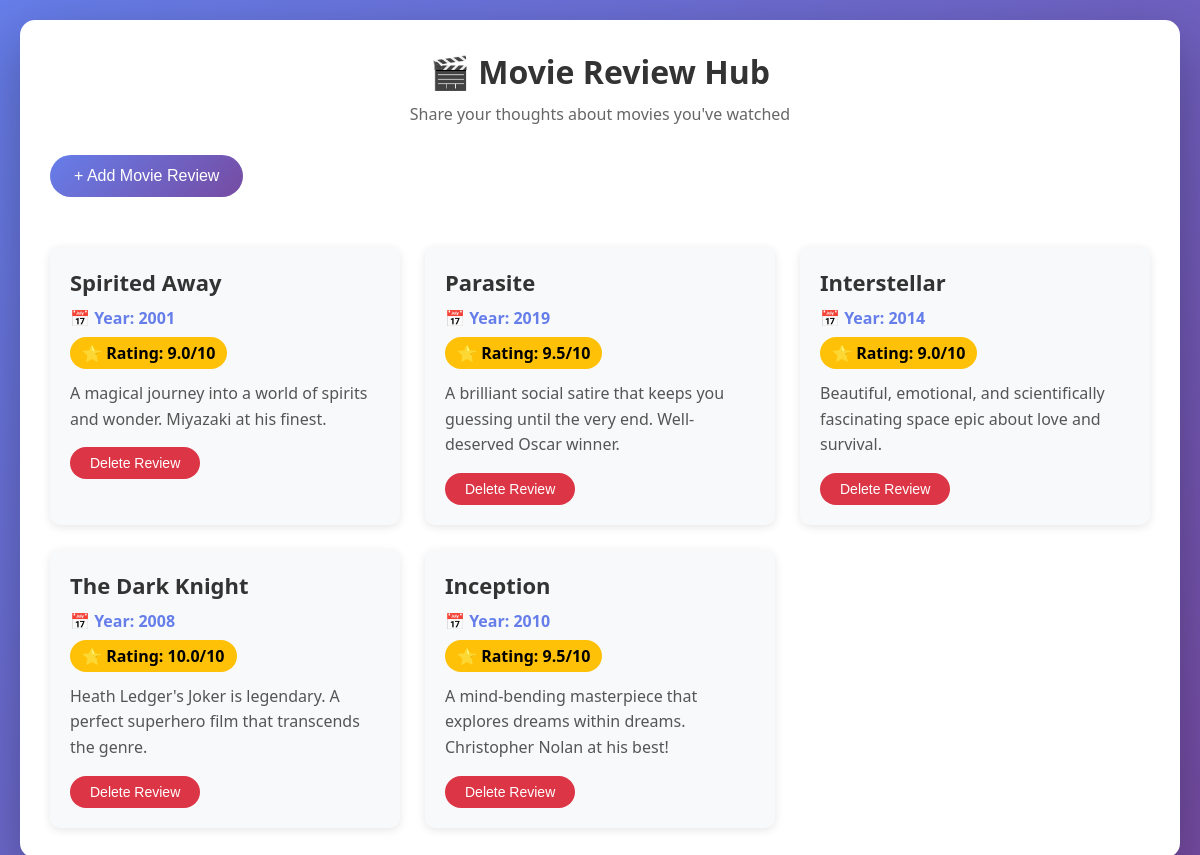
The page / on the database its author committed.
### tables this page shows
CREATE TABLE IF NOT EXISTS movie_reviews (
    id INT AUTO_INCREMENT PRIMARY KEY,
    title VARCHAR(255) NOT NULL,
    year INT NOT NULL,
    rating DECIMAL(3,1) NOT NULL,
    review TEXT NOT NULL,
    image_url VARCHAR(500) DEFAULT '',
    created_at TIMESTAMP DEFAULT CURRENT_TIMESTAMP
);

### index.php (the view, shortened to what this page needs)
<!DOCTYPE html>
<html lang="en">
<head>
</head>
<body>
    <div class="container">
        <h1>🎬 Movie Review Hub</h1>
        <p class="subtitle">Share your thoughts about movies you've watched</p>
        <button class="add-movie-btn" onclick="openModal()">+ Add Movie Review</button>
        <div class="movie-grid">
            <?php
            include 'config.php';
            if ($conn->connect_error) {
                echo "<p>Database connection failed: " . $conn->connect_error . "</p>";
            } else {
                $result = $conn->query("SELECT * FROM movie_reviews ORDER BY id DESC");
                if ($result && $result->num_rows > 0) {
                    while($row = $result->fetch_assoc()) {
                        echo "<div class='movie-card'>";
                        echo "<div class='movie-title'>" . htmlspecialchars($row['title']) . "</div>";
                        echo "<div class='movie-year'>📅 Year: " . $row['year'] . "</div>";
                        echo "<div class='movie-rating'>⭐ Rating: " . $row['rating'] . "/10</div>";
                        echo "<div class='movie-review'>" . nl2br(htmlspecialchars($row['review'])) . "</div>";
                        echo "<button class='delete-btn' onclick='deleteMovie(" . $row['id'] . ")'>Delete Review</button>";
                        echo "</div>";
                    }
                } else {
                    echo "<p style='text-align:center; grid-column:1/-1;'>No movie reviews yet. Add your first review!</p>";
                }
            }
            ?>
        </div>
    </div>
</body>
</html>

### index.php (style rules this page uses)
* { margin: 0; padding: 0; box-sizing: border-box; }
body { font-family: 'Segoe UI', Tahoma, Geneva, Verdana, sans-serif; background: linear-gradient(135deg, #667eea 0%, #764ba2 100%); min-height: 100vh; padding: 20px; }
.container { max-width: 1200px; margin: 0 auto; background: white; border-radius: 15px; padding: 30px; box-shadow: 0 20px 60px rgba(0,0,0,0.3); }
h1 { color: #333; text-align: center; margin-bottom: 10px; }
.subtitle { text-align: center; color: #666; margin-bottom: 30px; }
.add-movie-btn { background: linear-gradient(135deg, #667eea 0%, #764ba2 100%); color: white; padding: 12px 24px; border: none; border-radius: 25px; cursor: pointer; font-size: 16px; margin-bottom: 30px; transition: transform 0.3s; }
.movie-grid { display: grid; grid-template-columns: repeat(auto-fill, minmax(350px, 1fr)); gap: 25px; margin-top: 20px; }
.movie-card { background: #f8f9fa; border-radius: 10px; padding: 20px; box-shadow: 0 2px 10px rgba(0,0,0,0.1); transition: transform 0.3s; }
.movie-title { font-size: 22px; font-weight: bold; color: #333; margin-bottom: 10px; }
.movie-year { color: #667eea; font-weight: bold; margin-bottom: 8px; }
.movie-rating { display: inline-block; background: #ffc107; padding: 5px 12px; border-radius: 20px; font-weight: bold; margin-bottom: 12px; }
.movie-review { color: #555; line-height: 1.6; margin-bottom: 15px; }
.delete-btn { background: #dc3545; color: white; padding: 8px 20px; border: none; border-radius: 20px; cursor: pointer; font-size: 14px; }

### rows shown on the page
movie_reviews: title "Spirited Away", year "2001", rating "9.0", review "A magical journey into a world of spirits and wonder. Miyazaki at his finest."
movie_reviews: title "Parasite", year "2019", rating "9.5", review "A brilliant social satire that keeps you guessing until the very end. Well-deserved Oscar winner."
movie_reviews: title "Interstellar", year "2014", rating "9.0", review "Beautiful, emotional, and scientifically fascinating space epic about love and survival."
movie_reviews: title "The Dark Knight", year "2008", rating "10.0", review "Heath Ledger's Joker is legendary. A perfect superhero film that transcends the genre."
movie_reviews: title "Inception", year "2010", rating "9.5", review "A mind-bending masterpiece that explores dreams within dreams. Christopher Nolan at his best!"
